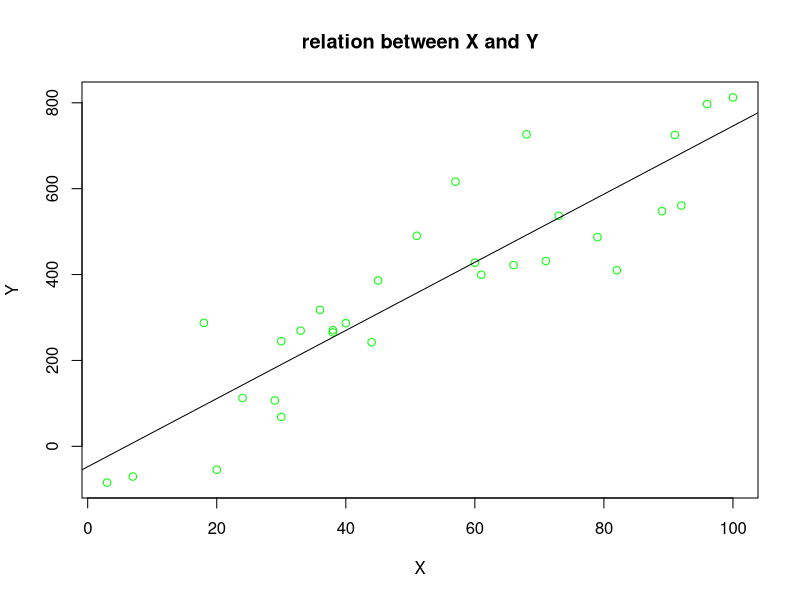

This chart was generated by the following R code:
x = 1:100
X = sample(x,30,replace=T)
Y=7*X+3+rnorm(30,0,100)
plot(X,Y, col='green', main = "relation between X and Y")
regXY <- lm (Y ~ X)
abline(regXY$coefficients)

anovXY = anova(regXY)

#calculate residual sum of squares
# deviance(regXY) or
rss <- sum(resid(regXY)^2)
rss

#find fitted sum of squares
fss <- sum((fitted(regXY) - mean(Y))^2)
fss

tss <- fss + rss
tss

summary(regXY)

#fvalue <- qf(p=0.000001, df1=1, df2=28, lower.tail=FALSE)
fvalue = fss / rss * 28
fvalue
pvalue <- pf(fvalue, 1, 28, lower.tail = FALSE)
pvalue

confint(regXY, level = 0.95)

predict(regXY, X = 500)

